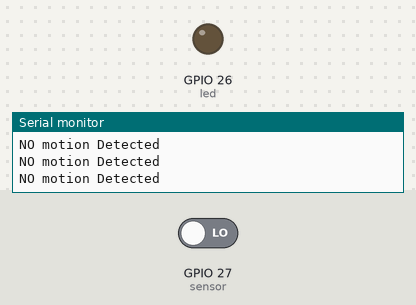
Recording of a sketch running on a simulated ESP32. Parts: output pins drawn as LEDs (lit = HIGH), the last lines printed to the serial monitor. The test bench sets the inputs (shaded band); at power-on: GPIO 27 (sensor) LOW. WiFi joins after 1.5 s; servers stay silent unless stated.

Above: at 2.7 s.
2.8 s: GPIO 27 (sensor) driven HIGH
At 3.2 s:
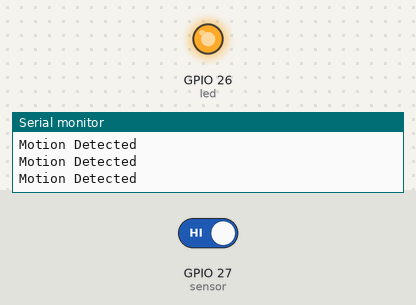
4.3 s: GPIO 27 (sensor) driven LOW
At 5.7 s:
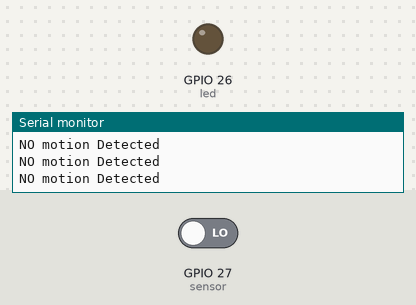
Timing chart, 0 to 7.3 s (numbered marks = the images above; inputs shaded):
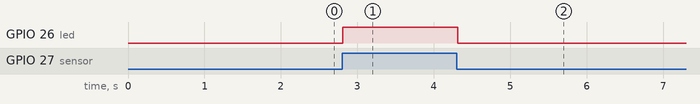

Measured:
- after the input at 2.8 s, GPIO 26 (led): LOW → HIGH at once
- after the input at 4.3 s, GPIO 26 (led): HIGH → LOW at once

The sketch:

sketch_nov04a.ino
```cpp
 #include "WiFi.h"

const char* ssid = "YourSSID";
const char* password =  "YourPassword";
int led = 26;                // the pin that the LED is atteched to
int sensor = 27;              // the pin that the sensor is atteched to
int state = LOW;             // by default, no motion detected
int val = 0;                 // variable to store the sensor status (value)

void setup() {
  Serial.begin(115200);        // initialize serial
  WiFi.begin(ssid, password);

  while (WiFi.status() != WL_CONNECTED) {
    delay(500);
    Serial.println("Connecting to WiFi..");
  }

  Serial.println("Connected to the WiFi network");
  pinMode(led, OUTPUT);      // initalize LED as an output
  pinMode(sensor, INPUT);    // initialize sensor as an input

}

void loop(){
  val = digitalRead(sensor);   // read sensor value
  if (val == HIGH) {           // check if the sensor is HIGH
    digitalWrite(led, HIGH);
    Serial.println("Motion Detected");// turn LED ON
       delay(50);             // delay 100 milliseconds
  }
   val = digitalRead(sensor);   // read sensor value
  if (val == LOW){
     Serial.println("NO motion Detected");
     digitalWrite(led, LOW);
  delay(50);

  }

}
```
